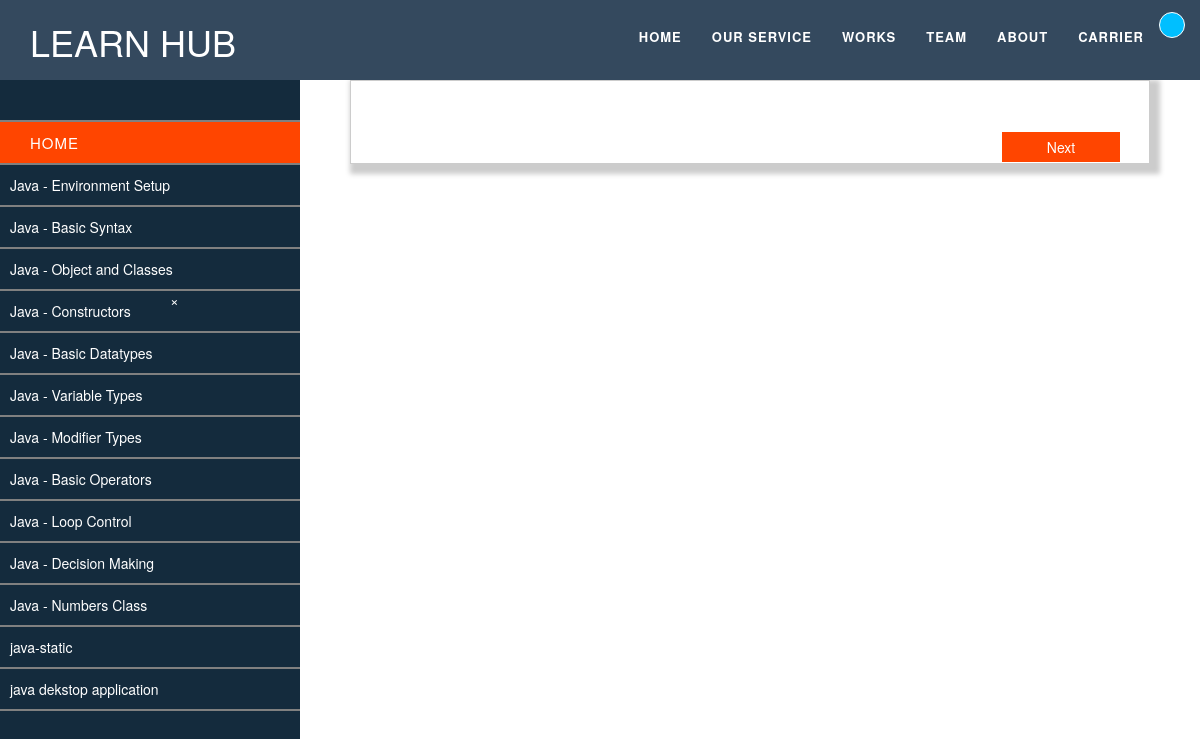
Page /programming/java/java_programming.php?course_name=java on the committed database.
### tables this page shows
CREATE TABLE `courses` (
  `id` int(11) NOT NULL,
  `topic_name` varchar(255) NOT NULL,
  `description` text NOT NULL,
  `course_name` varchar(255) NOT NULL
);

### programming/java/java_programming.php (the view, shortened to what this page needs)
<!DOCTYPE html>
<html>
<head>
	<link rel="stylesheet" type="text/css" href="../..//css/java_programming.css">
	<link rel="stylesheet" href="https://maxcdn.bootstrapcdn.com/bootstrap/3.3.7/css/bootstrap.min.css">
	<link rel="stylesheet" href="https://cdnjs.cloudflare.com/ajax/libs/font-awesome/4.7.0/css/font-awesome.min.css">
</head>
<body>
	<nav class="navbar navbar-inverse navbar-fixed-top" style="height: 80px;">
		<div class="container">
			<div class="navbar-header">
				<h1 style="color: white;margin-top: 10px;" id="myhead">LEARN HUB</h1>
			</div>
			<div class="collapse navbar-collapse" id="navi">
				<ul class="nav navbar-nav navbar-right">
					<li> <a href="../../index.php">Home</a></li>
					<li> <a href="">Our Service</a></li>
					<li> <a href="">Works</a></li>
					<li> <a href="">Team</a></li>
					<li> <a href="">About</a></li>
					<li> <a href="">Carrier</a></li>
					<li> <a href="" id="our-location" class="btn-success" data-target="#mymodal" data-toggle="modal"><?php echo $_SESSION['username'];   ?></a></li>
				</ul>
			</div>
		</div>
	</nav>
	<div class="sidemenu" id="sidebarleftmenu">
		<ul class="sidemenulist">
			<li><a href="" class="crossbutton" onclick="closesidemenu()">&times;</a></li>
			<li style="background-color :orangered;"><a href="" >Home</a></li>
<?php
$con=mysqli_connect('localhost','root');
mysqli_select_db($con,'dsddb');
$course_name=$_GET['course_name'];
$q="select * from courses where course_name='$course_name'";
$result=mysqli_query($con,$q);
while ($res=mysqli_fetch_array($result)) {
  ?>
  			<form action="fetch_main_content.php" method="POST">
			<button  style="background-color: transparent;border: none;text-align:left;color: white;"><li style="width: 300px;"><?php echo $res['topic_name']; ?></li></button>
			</form>
<?php } ?>
		</ul>
	</div>
	<div id="mainpagecontent" class="shadow">
		<button id="btn_next">Next</button>
	</div>
</body>
</html>

### css/java_programming.css (style rules this page uses)
* { margin:0px; padding:0px; box-sizing: border-box; }
body { background-color:red; }
.navbar { padding: 12px 0px; background-color: #34495e !important; border-bottom: none !important; transition: all 0.5s ease-in-out; }
ul li a { color: white !important; font-weight: bold; font-size: 13px; text-transform: uppercase; letter-spacing: 1px; transition: all 0.5s ease-in; }
#our-location { border: 1px solid white ; border-radius: 45px; padding: 12px 12px 12px 12px; background: deepskyblue !important; }
.navbar { width: 100%; height: 60px; background: #34495e; border-radius:0px 0px 0px 0px; position: fixed; box-sizing: border-box; }
.sidemenu { height: 100%; background: rgba(26,39,38,0.8); background-color: #142b3d; width: 0px; position: fixed; top:80px; left:0; overflow-x:hidden; transition: all 0.6s; }
.sidemenu ul li a { color: white; text-decoration: none; list-style: none; margin:20px; text-align: center; font-weight: 200; font-size: 15px; }
.sidemenu ul li { padding:10px; width: 300px; border-bottom: 2px solid grey; transition: all 0.6s; cursor: pointer; }
.crossbutton { position:absolute; left: 150px; bottom: 550px; }
#mainpagecontent { height: 650px; margin-top: 280px; border-style: solid; border-width: 1px; border-color: #ccc !important; width: 800px; margin-left: 350px !important; background-color: rgba(44, 58, 81,0.9); }
#sidebarleftmenu { width: 300px; }
#btn_next { margin-left: 650px; width:120px !important; height: 32px !important; margin-top: 40px; color:white; background-color: orangered; border:1px solid white !important; }

### programming/java/java_programming.php (style rules this page uses)
#mainpagecontent { background-color: white; margin-top: 80px; height: auto; box-shadow: 5px 5px 5px 5px #ccc; border-color: #ccc; }

### rows in the picture
courses: topic_name "Java - Environment Setup"
courses: topic_name "Java - Basic Syntax"
courses: topic_name "Java - Object and Classes"
courses: topic_name "Java - Constructors"
courses: topic_name "Java - Basic Datatypes"
courses: topic_name "Java - Variable Types"
courses: topic_name "Java - Modifier Types"
courses: topic_name "Java - Basic Operators"
courses: topic_name "Java - Loop Control"
courses: topic_name "Java - Decision Making"
courses: topic_name "Java - Numbers Class"
courses: topic_name "java-static"
courses: topic_name "java dekstop application"
